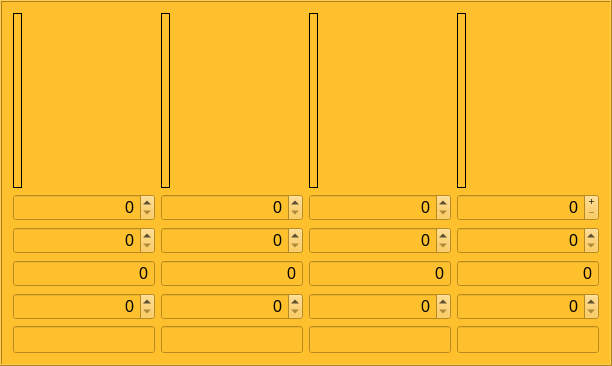
               <widget class="QFrame" name="frame_unique">
                <property name="styleSheet">
                 <string notr="true">background-color: rgb(255, 192, 46);</string>
                </property>
                <property name="frameShape">
                 <enum>QFrame::Box</enum>
                </property>
                <property name="frameShadow">
                 <enum>QFrame::Raised</enum>
                </property>
                <layout class="QHBoxLayout" name="horizontalLayout_4">
                 <item>
                  <layout class="QVBoxLayout" name="verticalLayout_4">
                   <item>
                    <widget class="QLabel" name="u4_pic">
                     <property name="sizePolicy">
                      <sizepolicy hsizetype="Fixed" vsizetype="Fixed">
                       <horstretch>0</horstretch>
                       <verstretch>0</verstretch>
                      </sizepolicy>
                     </property>
                     <property name="minimumSize">
                      <size>
                       <width>0</width>
                       <height>175</height>
                      </size>
                     </property>
                     <property name="frameShape">
                      <enum>QFrame::Box</enum>
                     </property>
                     <property name="text">
                      <string/>
                     </property>
                     <property name="pixmap">
                      <pixmap resource="../img/img_files.qrc">:/img_moon_rabbit/U4.png</pixmap>
                     </property>
                     <property name="scaledContents">
                      <bool>true</bool>
                     </property>
                     <property name="alignment">
                      <set>Qt::AlignCenter</set>
                     </property>
                    </widget>
                   </item>
                   <item>
                    <widget class="QDoubleSpinBox" name="sb_u4_atual">
                     <property name="sizePolicy">
                      <sizepolicy hsizetype="MinimumExpanding" vsizetype="Maximum">
                       <horstretch>0</horstretch>
                       <verstretch>0</verstretch>
                      </sizepolicy>
                     </property>
                     <property name="font">
                      <font>
                       <pointsize>12</pointsize>
                      </font>
                     </property>
                     <property name="alignment">
                      <set>Qt::AlignRight|Qt::AlignTrailing|Qt::AlignVCenter</set>
                     </property>
                     <property name="accelerated">
                      <bool>true</bool>
                     </property>
                     <property name="showGroupSeparator" stdset="0">
                      <bool>true</bool>
                     </property>
                     <property name="decimals">
                      <number>0</number>
                     </property>
                     <property name="maximum">
                      <double>10000000.000000000000000</double>
                     </property>
                    </widget>
                   </item>
                   <item>
                    <widget class="QDoubleSpinBox" name="sb_u4_wanted">
                     <property name="sizePolicy">
                      <sizepolicy hsizetype="MinimumExpanding" vsizetype="Maximum">
                       <horstretch>0</horstretch>
                       <verstretch>0</verstretch>
                      </sizepolicy>
                     </property>
                     <property name="font">
                      <font>
                       <pointsize>12</pointsize>
                      </font>
                     </property>
                     <property name="alignment">
                      <set>Qt::AlignRight|Qt::AlignTrailing|Qt::AlignVCenter</set>
                     </property>
                     <property name="accelerated">
                      <bool>true</bool>
                     </property>
                     <property name="showGroupSeparator" stdset="0">
                      <bool>true</bool>
                     </property>
                     <property name="decimals">
                      <number>0</number>
                     </property>
                     <property name="maximum">
                      <double>10000000.000000000000000</double>
                     </property>
                    </widget>
                   </item>
                   <item>
                    <widget class="QDoubleSpinBox" name="sb_u4_needed">
                     <property name="sizePolicy">
                      <sizepolicy hsizetype="MinimumExpanding" vsizetype="Maximum">
                       <horstretch>0</horstretch>
                       <verstretch>0</verstretch>
                      </sizepolicy>
                     </property>
                     <property name="font">
                      <font>
                       <pointsize>12</pointsize>
                      </font>
                     </property>
                     <property name="focusPolicy">
                      <enum>Qt::NoFocus</enum>
                     </property>
                     <property name="alignment">
                      <set>Qt::AlignRight|Qt::AlignTrailing|Qt::AlignVCenter</set>
                     </property>
                     <property name="readOnly">
                      <bool>true</bool>
                     </property>
                     <property name="buttonSymbols">
                      <enum>QAbstractSpinBox::NoButtons</enum>
                     </property>
                     <property name="accelerated">
                      <bool>true</bool>
                     </property>
                     <property name="showGroupSeparator" stdset="0">
                      <bool>true</bool>
                     </property>
                     <property name="decimals">
                      <number>0</number>
                     </property>
                     <property name="maximum">
                      <double>9999999999999999583119736832.000000000000000</double>
                     </property>
                    </widget>
                   </item>
                   <item>
                    <widget class="QSpinBox" name="sb_u4_rate">
                     <property name="sizePolicy">
                      <sizepolicy hsizetype="MinimumExpanding" vsizetype="Maximum">
                       <horstretch>0</horstretch>
                       <verstretch>0</verstretch>
                      </sizepolicy>
                     </property>
                     <property name="font">
                      <font>
                       <pointsize>12</pointsize>
                      </font>
                     </property>
                     <property name="alignment">
                      <set>Qt::AlignRight|Qt::AlignTrailing|Qt::AlignVCenter</set>
                     </property>
                     <property name="maximum">
                      <number>10000000</number>
                     </property>
                    </widget>
                   </item>
                   <item>
                    <widget class="QLineEdit" name="le_u4_time">
                     <property name="sizePolicy">
                      <sizepolicy hsizetype="Minimum" vsizetype="Maximum">
                       <horstretch>0</horstretch>
                       <verstretch>0</verstretch>
                      </sizepolicy>
                     </property>
                     <property name="font">
                      <font>
                       <pointsize>12</pointsize>
                      </font>
                     </property>
                     <property name="alignment">
                      <set>Qt::AlignRight|Qt::AlignTrailing|Qt::AlignVCenter</set>
                     </property>
                     <property name="readOnly">
                      <bool>true</bool>
                     </property>
                    </widget>
                   </item>
                  </layout>
                 </item>
                 <item>
                  <layout class="QVBoxLayout" name="verticalLayout_3">
                   <item>
                    <widget class="QLabel" name="u3_pic">
                     <property name="sizePolicy">
                      <sizepolicy hsizetype="Fixed" vsizetype="Fixed">
                       <horstretch>0</horstretch>
                       <verstretch>0</verstretch>
                      </sizepolicy>
                     </property>
                     <property name="minimumSize">
                      <size>
                       <width>0</width>
                       <height>175</height>
                      </size>
                     </property>
                     <property name="frameShape">
                      <enum>QFrame::Box</enum>
                     </property>
                     <property name="text">
                      <string/>
                     </property>
                     <property name="pixmap">
                      <pixmap resource="../img/img_files.qrc">:/img_moon_rabbit/U3.png</pixmap>
                     </property>
                     <property name="scaledContents">
                      <bool>true</bool>
                     </property>
                     <property name="alignment">
                      <set>Qt::AlignCenter</set>
                     </property>
                    </widget>
                   </item>
                   <item>
                    <widget class="QDoubleSpinBox" name="sb_u3_atual">
                     <property name="sizePolicy">
                      <sizepolicy hsizetype="MinimumExpanding" vsizetype="Maximum">
                       <horstretch>0</horstretch>
                       <verstretch>0</verstretch>
                      </sizepolicy>
                     </property>
                     <property name="font">
                      <font>
                       <pointsize>12</pointsize>
                      </font>
                     </property>
                     <property name="alignment">
                      <set>Qt::AlignRight|Qt::AlignTrailing|Qt::AlignVCenter</set>
                     </property>
                     <property name="accelerated">
                      <bool>true</bool>
                     </property>
                     <property name="showGroupSeparator" stdset="0">
                      <bool>true</bool>
                     </property>
                     <property name="decimals">
                      <number>0</number>
                     </property>
                     <property name="maximum">
                      <double>10000000.000000000000000</double>
                     </property>
                    </widget>
                   </item>
                   <item>
                    <widget class="QDoubleSpinBox" name="sb_u3_wanted">
                     <property name="sizePolicy">
                      <sizepolicy hsizetype="MinimumExpanding" vsizetype="Maximum">
                       <horstretch>0</horstretch>
                       <verstretch>0</verstretch>
                      </sizepolicy>
                     </property>
                     <property name="font">
                      <font>
                       <pointsize>12</pointsize>
                      </font>
                     </property>
                     <property name="alignment">
                      <set>Qt::AlignRight|Qt::AlignTrailing|Qt::AlignVCenter</set>
                     </property>
                     <property name="accelerated">
                      <bool>true</bool>
                     </property>
                     <property name="showGroupSeparator" stdset="0">
                      <bool>true</bool>
                     </property>
                     <property name="decimals">
                      <number>0</number>
                     </property>
                     <property name="maximum">
                      <double>10000000.000000000000000</double>
                     </property>
                    </widget>
                   </item>
                   <item>
                    <widget class="QDoubleSpinBox" name="sb_u3_needed">
                     <property name="sizePolicy">
                      <sizepolicy hsizetype="MinimumExpanding" vsizetype="Maximum">
                       <horstretch>0</horstretch>
                       <verstretch>0</verstretch>
                      </sizepolicy>
                     </property>
                     <property name="font">
                      <font>
                       <pointsize>12</pointsize>
                      </font>
                     </property>
                     <property name="focusPolicy">
                      <enum>Qt::NoFocus</enum>
                     </property>
                     <property name="alignment">
                      <set>Qt::AlignRight|Qt::AlignTrailing|Qt::AlignVCenter</set>
                     </property>
                     <property name="readOnly">
                      <bool>true</bool>
                     </property>
                     <property name="buttonSymbols">
                      <enum>QAbstractSpinBox::NoButtons</enum>
                     </property>
                     <property name="accelerated">
                      <bool>true</bool>
                     </property>
                     <property name="showGroupSeparator" stdset="0">
                      <bool>true</bool>
                     </property>
                     <property name="decimals">
                      <number>0</number>
                     </property>
                     <property name="maximum">
                      <double>99999999999999996863366107917975552.000000000000000</double>
                     </property>
                    </widget>
                   </item>
                   <item>
                    <widget class="QSpinBox" name="sb_u3_rate">
                     <property name="sizePolicy">
                      <sizepolicy hsizetype="MinimumExpanding" vsizetype="Maximum">
                       <horstretch>0</horstretch>
                       <verstretch>0</verstretch>
                      </sizepolicy>
                     </property>
                     <property name="font">
                      <font>
                       <pointsize>12</pointsize>
                      </font>
                     </property>
                     <property name="alignment">
                      <set>Qt::AlignRight|Qt::AlignTrailing|Qt::AlignVCenter</set>
                     </property>
                     <property name="maximum">
                      <number>10000000</number>
                     </property>
                    </widget>
                   </item>
                   <item>
                    <widget class="QLineEdit" name="le_u3_time">
                     <property name="sizePolicy">
                      <sizepolicy hsizetype="Minimum" vsizetype="Maximum">
                       <horstretch>0</horstretch>
                       <verstretch>0</verstretch>
                      </sizepolicy>
                     </property>
                     <property name="font">
                      <font>
                       <pointsize>12</pointsize>
                      </font>
                     </property>
                     <property name="alignment">
                      <set>Qt::AlignRight|Qt::AlignTrailing|Qt::AlignVCenter</set>
                     </property>
                     <property name="readOnly">
                      <bool>true</bool>
                     </property>
                    </widget>
                   </item>
                  </layout>
                 </item>
                 <item>
                  <layout class="QVBoxLayout" name="verticalLayout">
                   <item>
                    <widget class="QLabel" name="u2_pic">
                     <property name="sizePolicy">
                      <sizepolicy hsizetype="Fixed" vsizetype="Fixed">
                       <horstretch>0</horstretch>
                       <verstretch>0</verstretch>
                      </sizepolicy>
                     </property>
                     <property name="minimumSize">
                      <size>
                       <width>0</width>
                       <height>175</height>
                      </size>
                     </property>
                     <property name="frameShape">
                      <enum>QFrame::Box</enum>
                     </property>
                     <property name="text">
                      <string/>
                     </property>
                     <property name="pixmap">
                      <pixmap resource="../img/img_files.qrc">:/img_moon_rabbit/U2.png</pixmap>
                     </property>
                     <property name="scaledContents">
                      <bool>true</bool>
                     </property>
                     <property name="alignment">
                      <set>Qt::AlignCenter</set>
                     </property>
                    </widget>
                   </item>
                   <item>
                    <widget class="QDoubleSpinBox" name="sb_u2_atual">
                     <property name="sizePolicy">
                      <sizepolicy hsizetype="MinimumExpanding" vsizetype="Maximum">
                       <horstretch>0</horstretch>
                       <verstretch>0</verstretch>
                      </sizepolicy>
                     </property>
                     <property name="font">
                      <font>
                       <pointsize>12</pointsize>
                      </font>
                     </property>
                     <property name="alignment">
                      <set>Qt::AlignRight|Qt::AlignTrailing|Qt::AlignVCenter</set>
                     </property>
                     <property name="accelerated">
                      <bool>true</bool>
                     </property>
                     <property name="showGroupSeparator" stdset="0">
                      <bool>true</bool>
                     </property>
                     <property name="decimals">
                      <number>0</number>
                     </property>
                     <property name="maximum">
                      <double>10000000.000000000000000</double>
                     </property>
                    </widget>
                   </item>
                   <item>
                    <widget class="QDoubleSpinBox" name="sb_u2_wanted">
                     <property name="sizePolicy">
                      <sizepolicy hsizetype="MinimumExpanding" vsizetype="Maximum">
                       <horstretch>0</horstretch>
                       <verstretch>0</verstretch>
                      </sizepolicy>
                     </property>
                     <property name="font">
                      <font>
                       <pointsize>12</pointsize>
                      </font>
                     </property>
                     <property name="alignment">
                      <set>Qt::AlignRight|Qt::AlignTrailing|Qt::AlignVCenter</set>
                     </property>
                     <property name="accelerated">
                      <bool>true</bool>
                     </property>
                     <property name="showGroupSeparator" stdset="0">
                      <bool>true</bool>
                     </property>
                     <property name="decimals">
                      <number>0</number>
                     </property>
                     <property name="maximum">
                      <double>10000000.000000000000000</double>
                     </property>
                    </widget>
                   </item>
                   <item>
                    <widget class="QDoubleSpinBox" name="sb_u2_needed">
                     <property name="sizePolicy">
                      <sizepolicy hsizetype="MinimumExpanding" vsizetype="Maximum">
                       <horstretch>0</horstretch>
                       <verstretch>0</verstretch>
                      </sizepolicy>
                     </property>
                     <property name="font">
                      <font>
                       <pointsize>12</pointsize>
                      </font>
                     </property>
                     <property name="focusPolicy">
                      <enum>Qt::NoFocus</enum>
                     </property>
                     <property name="alignment">
                      <set>Qt::AlignRight|Qt::AlignTrailing|Qt::AlignVCenter</set>
                     </property>
                     <property name="readOnly">
                      <bool>true</bool>
                     </property>
                     <property name="buttonSymbols">
                      <enum>QAbstractSpinBox::NoButtons</enum>
                     </property>
                     <property name="accelerated">
                      <bool>true</bool>
                     </property>
                     <property name="showGroupSeparator" stdset="0">
                      <bool>true</bool>
                     </property>
                     <property name="decimals">
                      <number>0</number>
                     </property>
                     <property name="maximum">
                      <double>9999999999999999635896294965248.000000000000000</double>
                     </property>
                    </widget>
                   </item>
                   <item>
                    <widget class="QSpinBox" name="sb_u2_rate">
                     <property name="sizePolicy">
                      <sizepolicy hsizetype="MinimumExpanding" vsizetype="Maximum">
                       <horstretch>0</horstretch>
                       <verstretch>0</verstretch>
                      </sizepolicy>
                     </property>
                     <property name="font">
                      <font>
                       <pointsize>12</pointsize>
                      </font>
                     </property>
                     <property name="alignment">
                      <set>Qt::AlignRight|Qt::AlignTrailing|Qt::AlignVCenter</set>
                     </property>
                     <property name="maximum">
                      <number>10000000</number>
                     </property>
                    </widget>
                   </item>
                   <item>
                    <widget class="QLineEdit" name="le_u2_time">
                     <property name="sizePolicy">
                      <sizepolicy hsizetype="Minimum" vsizetype="Maximum">
                       <horstretch>0</horstretch>
                       <verstretch>0</verstretch>
                      </sizepolicy>
                     </property>
                     <property name="font">
                      <font>
                       <pointsize>12</pointsize>
                      </font>
                     </property>
                     <property name="alignment">
                      <set>Qt::AlignRight|Qt::AlignTrailing|Qt::AlignVCenter</set>
                     </property>
                     <property name="readOnly">
                      <bool>true</bool>
                     </property>
                    </widget>
                   </item>
                  </layout>
                 </item>
                 <item>
                  <layout class="QVBoxLayout" name="verticalLayout_2">
                   <item>
                    <widget class="QLabel" name="u1_pic">
                     <property name="sizePolicy">
                      <sizepolicy hsizetype="Fixed" vsizetype="Fixed">
                       <horstretch>0</horstretch>
                       <verstretch>0</verstretch>
                      </sizepolicy>
                     </property>
                     <property name="minimumSize">
                      <size>
                       <width>0</width>
                       <height>175</height>
                      </size>
                     </property>
                     <property name="frameShape">
                      <enum>QFrame::Box</enum>
                     </property>
                     <property name="text">
                      <string/>
                     </property>
                     <property name="pixmap">
                      <pixmap resource="../img/img_files.qrc">:/img_moon_rabbit/U1.png</pixmap>
                     </property>
                     <property name="scaledContents">
                      <bool>true</bool>
                     </property>
                     <property name="alignment">
                      <set>Qt::AlignCenter</set>
                     </property>
                    </widget>
                   </item>
                   <item>
                    <widget class="QDoubleSpinBox" name="sb_u1_atual">
                     <property name="sizePolicy">
                      <sizepolicy hsizetype="MinimumExpanding" vsizetype="Maximum">
                       <horstretch>0</horstretch>
                       <verstretch>0</verstretch>
                      </sizepolicy>
                     </property>
                     <property name="font">
                      <font>
                       <pointsize>12</pointsize>
                      </font>
                     </property>
                     <property name="autoFillBackground">
                      <bool>false</bool>
                     </property>
                     <property name="styleSheet">
                      <string notr="true"/>
                     </property>
                     <property name="alignment">
                      <set>Qt::AlignRight|Qt::AlignTrailing|Qt::AlignVCenter</set>
                     </property>
                     <property name="buttonSymbols">
                      <enum>QAbstractSpinBox::PlusMinus</enum>
                     </property>
                     <property name="accelerated">
                      <bool>true</bool>
                     </property>
                     <property name="showGroupSeparator" stdset="0">
                      <bool>true</bool>
                     </property>
                     <property name="decimals">
                      <number>0</number>
                     </property>
                     <property name="maximum">
                      <double>10000000.000000000000000</double>
                     </property>
                    </widget>
                   </item>
                   <item>
                    <widget class="QDoubleSpinBox" name="sb_u1_wanted">
                     <property name="sizePolicy">
                      <sizepolicy hsizetype="MinimumExpanding" vsizetype="Maximum">
                       <horstretch>0</horstretch>
                       <verstretch>0</verstretch>
                      </sizepolicy>
                     </property>
                     <property name="font">
                      <font>
                       <pointsize>12</pointsize>
                      </font>
                     </property>
                     <property name="focusPolicy">
                      <enum>Qt::TabFocus</enum>
                     </property>
                     <property name="alignment">
                      <set>Qt::AlignRight|Qt::AlignTrailing|Qt::AlignVCenter</set>
                     </property>
                     <property name="accelerated">
                      <bool>true</bool>
                     </property>
                     <property name="showGroupSeparator" stdset="0">
                      <bool>true</bool>
                     </property>
                     <property name="decimals">
                      <number>0</number>
                     </property>
                     <property name="maximum">
                      <double>10000000.000000000000000</double>
                     </property>
                    </widget>
                   </item>
                   <item>
                    <widget class="QDoubleSpinBox" name="sb_u1_needed">
                     <property name="sizePolicy">
                      <sizepolicy hsizetype="MinimumExpanding" vsizetype="Maximum">
                       <horstretch>0</horstretch>
                       <verstretch>0</verstretch>
                      </sizepolicy>
                     </property>
                     <property name="font">
                      <font>
                       <pointsize>12</pointsize>
                      </font>
                     </property>
                     <property name="focusPolicy">
                      <enum>Qt::NoFocus</enum>
                     </property>
                     <property name="alignment">
                      <set>Qt::AlignRight|Qt::AlignTrailing|Qt::AlignVCenter</set>
                     </property>
                     <property name="readOnly">
                      <bool>true</bool>
                     </property>
                     <property name="buttonSymbols">
                      <enum>QAbstractSpinBox::NoButtons</enum>
                     </property>
                     <property name="accelerated">
                      <bool>true</bool>
                     </property>
                     <property name="showGroupSeparator" stdset="0">
                      <bool>true</bool>
                     </property>
                     <property name="decimals">
                      <number>0</number>
                     </property>
                     <property name="maximum">
                      <double>9999999999999999635896294965248.000000000000000</double>
                     </property>
                    </widget>
                   </item>
                   <item>
                    <widget class="QSpinBox" name="sb_u1_rate">
                     <property name="sizePolicy">
                      <sizepolicy hsizetype="MinimumExpanding" vsizetype="Maximum">
                       <horstretch>0</horstretch>
                       <verstretch>0</verstretch>
                      </sizepolicy>
                     </property>
                     <property name="font">
                      <font>
                       <pointsize>12</pointsize>
                      </font>
                     </property>
                     <property name="alignment">
                      <set>Qt::AlignRight|Qt::AlignTrailing|Qt::AlignVCenter</set>
                     </property>
                     <property name="maximum">
                      <number>10000000</number>
                     </property>
                    </widget>
                   </item>
                   <item>
                    <widget class="QLineEdit" name="le_u1_time">
                     <property name="sizePolicy">
                      <sizepolicy hsizetype="Minimum" vsizetype="Maximum">
                       <horstretch>0</horstretch>
                       <verstretch>0</verstretch>
                      </sizepolicy>
                     </property>
                     <property name="font">
                      <font>
                       <pointsize>12</pointsize>
                      </font>
                     </property>
                     <property name="alignment">
                      <set>Qt::AlignRight|Qt::AlignTrailing|Qt::AlignVCenter</set>
                     </property>
                     <property name="readOnly">
                      <bool>true</bool>
                     </property>
                    </widget>
                   </item>
                  </layout>
                 </item>
                </layout>
               </widget>
